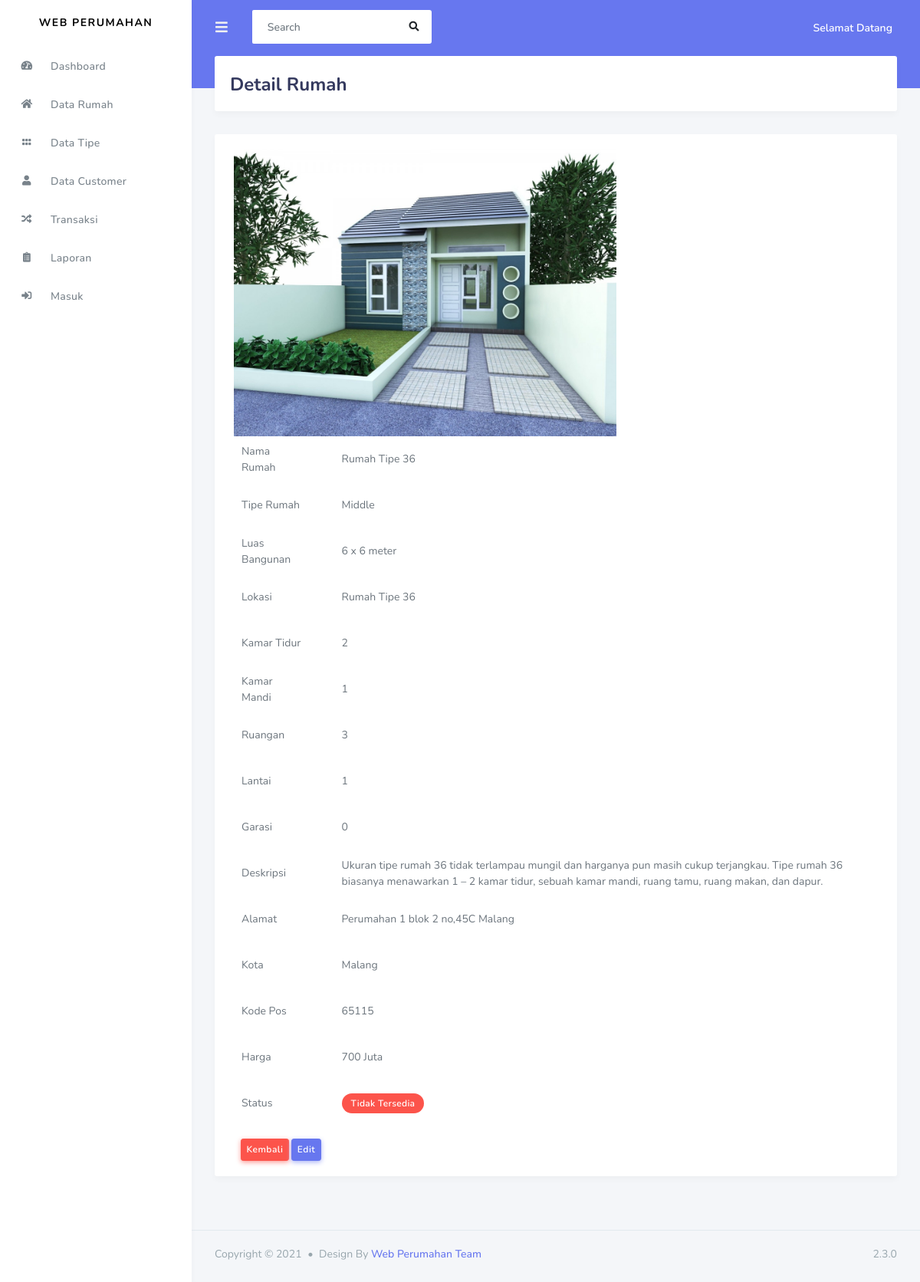
The page /admin/data_rumah/detail_rumah/1 on the database its author committed.
### tables this page shows
CREATE TABLE `rumah` (
  `id_rumah` int(12) NOT NULL,
  `nama_rumah` varchar(256) NOT NULL,
  `kode_type` varchar(256) NOT NULL,
  `luas_bangunan` varchar(256) NOT NULL,
  `status` varchar(256) NOT NULL,
  `lokasi` varchar(256) NOT NULL,
  `kamar_tidur` varchar(256) NOT NULL,
  `kamar_mandi` varchar(256) NOT NULL,
  `ruangan` varchar(256) NOT NULL,
  `lantai` varchar(256) NOT NULL,
  `garasi` varchar(256) NOT NULL,
  `deskripsi` text NOT NULL,
  `alamat` varchar(256) NOT NULL,
  `kota` varchar(256) NOT NULL,
  `kode_pos` varchar(256) NOT NULL,
  `harga` varchar(256) NOT NULL,
  `gambar` varchar(256) NOT NULL
);

### application/controllers/admin/Data_rumah.php (called while the page is built, shortened)
<?php
class Data_rumah extends CI_Controller{
            public function detail_rumah($id)
            {
                $data['detail'] = $this->rental_model->ambil_id_rumah($id);
                $this->load->view('templates_admin/header');
                $this->load->view('templates_admin/sidebar');
                $this->load->view('admin/detail_rumah',$data);
                $this->load->view('templates_admin/footer');
            }
}
?>

### index.php (called while the page is built, shortened)
<?php
require_once BASEPATH.'core/CodeIgniter.php';

### application/models/Rental_model.php (called while the page is built, shortened)
<?php
class Rental_model extends CI_model
{
    public function ambil_id_rumah($id)
    {
        $hasil = $this->db->where('id_rumah', $id)->get('rumah');
            if($hasil->num_rows() > 0){
                return $hasil->result();
            }else{
                return false;
            }
    }
}
?>

### application/views/admin/detail_rumah.php (the view)
<div class="main-content">
        <section class="section">
          <div class="section-header">
            <h1>Detail Rumah </h1>
          </div>
        </section>
        <?php foreach ($detail as $dt ) : ?>
            <div class="card">
                <div class="card-body">
                    <div class="row">
                        <div class="col-md-5">
                            <img src="<?php echo base_url(). 'assets/upload/' .$dt->gambar ?>" style="width: 150%; ">
                        </div>
                        <div>
                            <table class="table">
                                <div class="col-md-6">
                                <tr>
                                    <td>Nama Rumah</td>
                                    <td><?php echo $dt->nama_rumah ?></td>
                                </tr>
                                <tr>
                                    <td>Tipe Rumah</td>
                                    <td>
                                    <?php
                                        if ($dt->kode_type = "36") {
                                            echo "Middle";
                                        } elseif($dt->kode_type = "45") {
                                            echo "Middle Low";
                                        }elseif ($dt->kode_type = "60") {
                                            echo "Middle Up";
                                        }else{
                                            echo "<span class='text-danger'>Tipe rumah belum terdaftar
                                            </span>";
                                        }
                                        ?>
                                        </td>
                                </tr>
                                 <tr>
                                    <td>Luas Bangunan</td>
                                    <td><?php echo $dt->luas_bangunan ?></td>
                                </tr>
                                 <tr>
                                    <td>Lokasi</td>
                                    <td><?php echo $dt->nama_rumah ?></td>
                                </tr>
                                 <tr>
                                    <td>Kamar Tidur</td>
                                    <td><?php echo $dt->kamar_tidur ?></td>
                                </tr>
                                 <tr>
                                    <td>Kamar Mandi</td>
                                    <td><?php echo $dt->kamar_mandi ?></td>
                                </tr>
                                </div>
                                 <tr>
                                    <td>Ruangan</td>
                                    <td><?php echo $dt->ruangan ?></td>
                                </tr>
                                 <tr>
                                    <td>Lantai</td>
                                    <td><?php echo $dt->lantai ?></td>
                                </tr>
                                <div class="col-md-10">
                                 <tr>
                                    <td>Garasi</td>
                                    <td><?php echo $dt->garasi ?></td>
                                </tr>
                                 <tr>
                                    <td>Deskripsi</td>
                                    <td><?php echo $dt->deskripsi ?></td>
                                </tr>
                                 <tr>
                                    <td>Alamat</td>
                                    <td><?php echo $dt->alamat ?></td>
                                </tr>
                                 <tr>
                                    <td>Kota</td>
                                    <td><?php echo $dt->kota ?></td>
                                </tr>
                                 <tr>
                                    <td>Kode Pos</td>
                                    <td><?php echo $dt->kode_pos ?></td>
                                </tr>
                                 <tr>
                                    <td>Harga</td>
                                    <td><?php echo $dt->harga ?></td>
                                </tr>
                                 <tr>
                                    <td>Status</td>
                                    <td><?php
                                            if ($dt->status == "0"){
                                                echo "<span class='badge badge-danger'>Tidak Tersedia</span>";
                                            }else{
                                                echo "<span class='badge badge-success'>Tersedia</span>";
                                            }
                                        ?>
                                    </td>
                                </tr>
                                </div>
                            </table>
                            <a class="btn btn-sm btn-danger ml-4" href="<?php echo base_url('admin/data_rumah') ?>">Kembali</a>
                            <a class="btn btn-sm btn-primary" href="<?php echo base_url('admin/data_rumah/update_rumah/'. $dt->id_rumah) ?>">Edit</a>
                        </div>
                    </div>
                </div>
            </div>
        <?php endforeach;  ?>
</div>

### rows shown on the page
rumah: gambar (picture), nama_rumah "Rumah Tipe 36", luas_bangunan "6 x 6 meter", kamar_tidur "2", kamar_mandi "1", ruangan "3", lantai "1", garasi "0", deskripsi "Ukuran tipe rumah 36 tidak terlampau mungil dan harganya pun masih cukup terjangkau. Tipe rumah 36 biasanya menawarkan 1 – 2 kamar tidur, sebuah kamar mandi, ruang tamu, ruang makan, dan dapur.", alamat "Perumahan 1 blok 2 no,45C Malang", kota "Malang", kode_pos "65115", harga "700 Juta", status "Tidak Tersedia"
